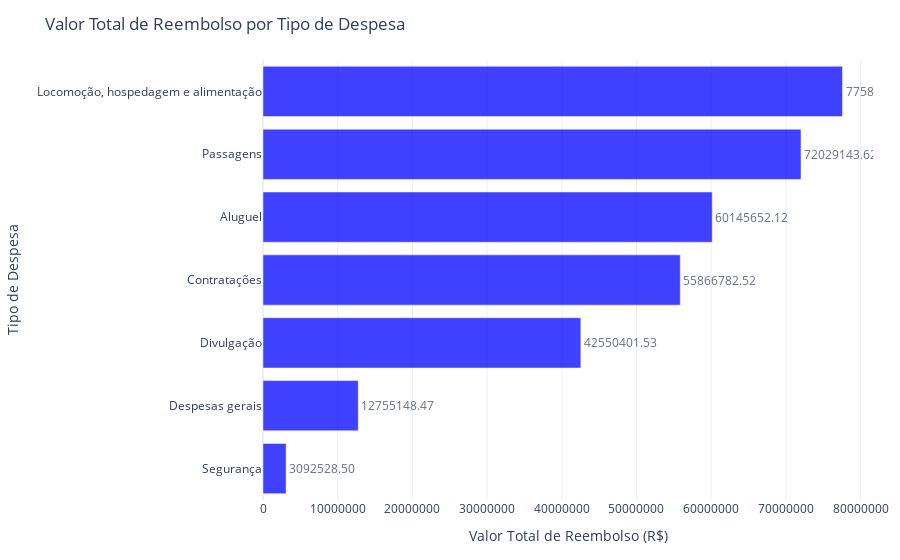

Notebook code cell kept with this figure:
### Markdown cell above
Valor de reembolsos por tipo de despesa?

### Code cell
# Agrupando e somando os valores de reembolso por tipo de despesa
valor_total_por_tipo = ceaps_total.groupby('TIPO_DESPESA')['VALOR_REEMBOLSADO'].sum().reset_index()

# Ordenando os tipos de despesa pelo valor total de reembolso em ordem decrescente
valor_total_por_tipo = valor_total_por_tipo.sort_values(by='VALOR_REEMBOLSADO', ascending=True)

# Visualizando os principais tipos de despesa (ou todos, se desejar)
top_valor_total_por_tipo = valor_total_por_tipo.head(10)  # Aqui você pode ajustar para ver mais ou menos categorias

# Criando um gráfico de barras horizontal para visualizar os valores de reembolso por tipo de despesa
fig = px.bar(
    top_valor_total_por_tipo,
    x='VALOR_REEMBOLSADO',
    y='TIPO_DESPESA',
    title='Valor Total de Reembolso por Tipo de Despesa',
    labels={'VALOR_REEMBOLSADO': 'Valor Total de Reembolso (R$)', 'TIPO_DESPESA': 'Tipo de Despesa'},
    template='plotly_white',
    orientation='h',
    text='VALOR_REEMBOLSADO'
)

# Ajustando o layout do gráfico
fig.update_traces(
    texttemplate='%{text:.2f}',  # Mostrar os valores de reembolso nas barras
    textposition='outside',  # Colocar os textos fora das barras
    marker_color='blue',  # Cor das barras
    opacity=0.75  # Transparência das barras
)

fig.update_layout(
    xaxis_title='Valor Total de Reembolso (R$)',
    yaxis_title='Tipo de Despesa',
    yaxis=dict(
        tickmode='linear',  # Mostrar todos os tipos de despesa
        tickfont=dict(size=12)  # Tamanho da fonte
    ),
    xaxis_tickformat='R$,',  # Formato do eixo X para valores monetários
    margin=dict(l=20, r=20, t=60, b=60),  # Ajustar as margens
    font=dict(size=12),  # Tamanho da fonte
    plot_bgcolor='rgba(0, 0, 0, 0)',  # Fundo transparente
    paper_bgcolor='rgba(0, 0, 0, 0)',  # Fundo do papel transparente
    showlegend=False  # Ocultar a legenda
)
fig.show()

### Figure 1 — Plotly figure (JSON) as saved in the notebook; plotly's stock layout.template omitted (floating-point values rounded to 4 significant figures)
{"data": [{"alignmentgroup": "True", "hovertemplate": "Valor Total de Reembolso (R$)=%{text}<br>Tipo de Despesa=%{y}<extra></extra>", "legendgroup": "", "marker": {"color": "blue", "pattern": {"shape": ""}}, "name": "", "offsetgroup": "", "opacity": 0.75, "orientation": "h", "showlegend": false, "text": [3093000.0, 12760000.0, 42550000.0, 55870000.0, 60150000.0, 72030000.0, 77590000.0], "textposition": "outside", "texttemplate": "%{text:.2f}", "type": "bar", "x": [3093000.0, 12760000.0, 42550000.0, 55870000.0, 60150000.0, 72030000.0, 77590000.0], "xaxis": "x", "y": ["Segurança", "Despesas gerais", "Divulgação", "Contratações", "Aluguel", "Passagens", "Locomoção, hospedagem e alimentação"], "yaxis": "y"}], "layout": {"autosize": true, "barmode": "relative", "font": {"size": 12}, "legend": {"tracegroupgap": 0}, "margin": {"b": 60, "l": 20, "r": 20, "t": 60}, "paper_bgcolor": "rgba(0, 0, 0, 0)", "plot_bgcolor": "rgba(0, 0, 0, 0)", "showlegend": false, "title": {"text": "Valor Total de Reembolso por Tipo de Despesa"}, "xaxis": {"anchor": "y", "autorange": true, "domain": [0, 1], "range": [0, 81670000.0], "tickformat": "R$,", "title": {"text": "Valor Total de Reembolso (R$)"}, "type": "linear"}, "yaxis": {"anchor": "x", "autorange": true, "domain": [0, 1], "range": [-0.5, 6.5], "tickfont": {"size": 12}, "tickmode": "linear", "title": {"text": "Tipo de Despesa"}, "type": "category"}}}
